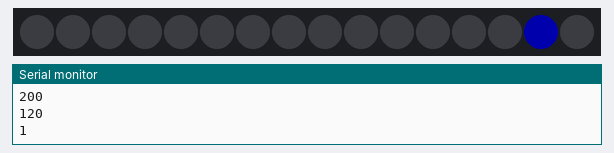
Simulated run of this sketch. Board: Arduino Uno, built with avr-gcc and run on an emulated ATmega328P. On the bench: 16 RGB LEDs in strip order, left to right, the last lines printed to the serial monitor. Dim RGB values are drawn brighter than linear.

Above: at 0.18 s.
At 3.93 s:
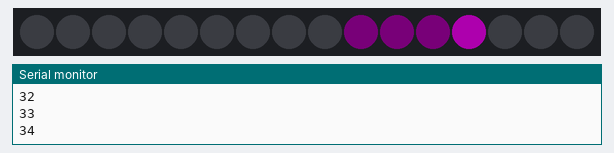
At 7.8 s:
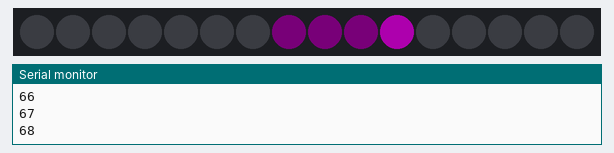
At 15.79 s:
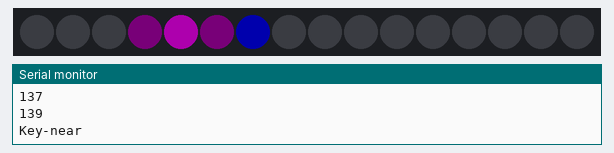
At 22.45 s:
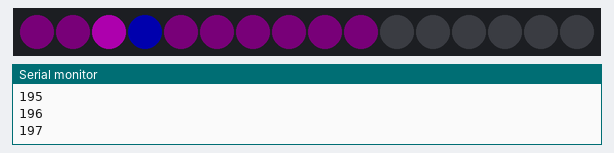
At 29.2 s:
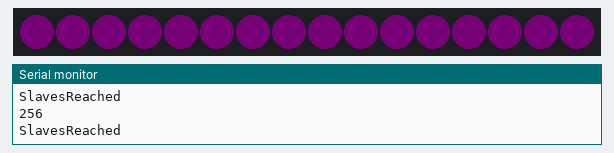

The sketch:

sketch_neopixel_halo.ino
```cpp
#include <Adafruit_NeoPixel.h>


#define PIN 6
#define STRIPSIZE 16
Adafruit_NeoPixel strip = Adafruit_NeoPixel(STRIPSIZE, PIN, NEO_GRB + NEO_KHZ800);

void setup() {
  strip.begin();
  strip.setBrightness(64);  // Lower brightness and save eyeballs!
  strip.show(); // Initialize all pixels to 'off'
  //just debug only
  Serial.begin(9600);
  setMode("cyclic_overlap");
}

String mode = "none";
void loop(){
  //Start Triggers
  main_start_if();

  //End Triggers
  main_end_if();
}
void setMode(String i_mode ){
  mode = i_mode;
  main_init();
}


/********************************************************************
* Main Controlled For Timesliced Processing
*/
long main_set_switch_delay  = 1000; //Speed For Animation Change Check
long main_last_switch_mills  = 0;

void main_init(){
  main_last_switch_mills = millis();

  cyco_setSpeed(1);
  if(mode=="processing"){ proc_init(); proc_setSpeed(5); }
  if(mode=="cyclic_overlap"){ cyco_init(); cyco_setSpeed(5); }
}
void main_start_if(){
  if(mode=="processing"){ proc_start_if(); }
  if(mode=="cyclic_overlap"){ cyco_start_if(); }


  if(main_isTimeUp(main_set_switch_delay)){
    //proc_ctlSpeed(1); // Any Special Processing done
  }
}
void main_end_if(){
  if(mode=="processing"){ proc_end_if(); }
  if(mode=="cyclic_overlap"){ cyco_end_if(); }
}

boolean main_isTimeUp(long interval){
  if((millis() - main_last_switch_mills ) > interval){
    //times up reset
    main_last_switch_mills = millis();
    return true;
  }
  return false;
}


/**************************************************************************************
* Feature Virtual LED , Reverse Flow and displacement adjust
*/
boolean vled_go_backwards = true;
int vled_displacement = 0; // Displacement can be 0-15 , use to adjust starting point
int vled(int vled_pos){    //Accepted values 0-15 Just as supported by neopixel
  int pled_pos = vled_pos%STRIPSIZE; //
  if(vled_go_backwards){
    pled_pos = STRIPSIZE - pled_pos -1;
  }

  pled_pos = (pled_pos+vled_displacement) % STRIPSIZE;
  return pled_pos;
}


/**************************************************************************************
* Feature 'cyclic overlap' circle round with on and off , n overlap
* Usage :  cyco_init()
*          cyco_setColor()
*          cyco_setOverlayColor()
*          cyco_setSpeed()  value 1-10 ,
*          cyco_ctlSpeed() Control speed increase (+ve) or decrease (-ve)
*
*/
long cyco_set_switch_delay_MIN = 2;   // The Minimum Delay , So Max Speed
long cyco_set_switch_delay_MAX = 200; // The Maximum Delay , So Minimum Speed
long cyco_set_switch_delay  = (cyco_set_switch_delay_MIN + cyco_set_switch_delay_MAX)/2;
      // Speed of Animation , Default is mid way
long cyco_last_switch_mills  = 0;
uint32_t cyco_black = strip.Color(0,0,0);
uint32_t cyco_color = strip.Color(10,0,10);
uint32_t cyco_overlay_color = strip.Color(200,0,200);
uint32_t cyco_keypoint_color = strip.Color(0,0,200);

void cyco_init(){
  cyco_last_switch_mills = millis();
}

void cyco_setColor(int r, int g, int b){
  cyco_color = strip.Color(r,g,b);
}

void cyco_setOverlayColor(int r, int g, int b){
  cyco_overlay_color = strip.Color(r,g,b);
}

int cyco_currentSpeed =-1;  //Speed is 1-10 , Default value no relevence, have to setSpeed()
void cyco_setSpeed(int pSpeed){
  if(pSpeed>10) {cyco_currentSpeed=10;} //max val
  else if(pSpeed<1) { cyco_currentSpeed=1; }   //min val
  else {cyco_currentSpeed = pSpeed;}

  //  Find the delay to set, also reverse so 10-x
  cyco_set_switch_delay = cyco_set_switch_delay_MIN +
   (  (cyco_set_switch_delay_MAX - cyco_set_switch_delay_MIN) *  (11-cyco_currentSpeed) * 0.1);

  Serial.println(cyco_set_switch_delay);
  Serial.println();
}

void cyco_ctlSpeed(int adjustSpeed){
  Serial.println(cyco_currentSpeed);
  Serial.println(adjustSpeed);
  proc_setSpeed(cyco_currentSpeed+adjustSpeed);
}


void cyco_end_if() {
  //none here
}
int cyco_index=1;
int cyco_key_point=1;
boolean toggle_ONOFF = false;
void cyco_start_if() {


  if(cyco_isTimeUp(cyco_set_switch_delay)){

    int cyco_index_mod = cyco_index%STRIPSIZE;
    Serial.println(cyco_index);
    if(cyco_index_mod==cyco_key_point){
      //Starting Point
      if(toggle_ONOFF){
        Serial.println("KeyReached");
        strip.setPixelColor(vled(cyco_index_mod), cyco_keypoint_color);
      }else{
        strip.setPixelColor(vled(cyco_index_mod), cyco_keypoint_color);
      }
      toggle_ONOFF = !toggle_ONOFF;
      cyco_key_point++;
      cyco_index++;
    }else if((cyco_index_mod-cyco_key_point)>0 && (cyco_index_mod-cyco_key_point)<4){
     if(toggle_ONOFF){
       Serial.println("Key-near");
       strip.setPixelColor(vled(cyco_index_mod), cyco_overlay_color);
      }else{
        strip.setPixelColor(vled(cyco_index_mod), cyco_color);
      }
    }else{
      //Other Leds
      if(toggle_ONOFF){
        Serial.println("SlavesReached");
        strip.setPixelColor(vled(cyco_index_mod), cyco_color);
      }else{
        strip.setPixelColor(vled(cyco_index_mod), cyco_black);
      }
    }
    strip.show();
    cyco_index++;

    //cyco_index=cyco_index%16;
  }


  //cyco_index=(cyco_index%STRIPSIZE); //Minus one since we are doing ++
  /*
  if(cyco_isTimeUp(cyco_set_switch_delay)){
     strip.setPixelColor(vled(cyco_index+0), cyco_color); //lead
  }*/
}

boolean cyco_isTimeUp(long interval){
  if((millis() - cyco_last_switch_mills ) > interval){
    //times up reset
    cyco_last_switch_mills = millis();
    return true;
  }
  return false;
}


/**************************************************************************************
* Feature 'processing/ refreshing' circle round with 3 trails leds
* Usage :  proc_init()
*          proc_setColor()
*          proc_setSpeed()  value 1-10 ,
*          proc_ctlSpeed() Control speed increase (+ve) or decrease (-ve)
*
*/
int proc_index=1;
long proc_set_switch_delay_MIN = 2;   // The Minimum Delay , So Max Speed
long proc_set_switch_delay_MAX = 200; // The Maximum Delay , So Minimum Speed
long proc_set_switch_delay  = (proc_set_switch_delay_MIN + proc_set_switch_delay_MAX)/2;
      // Speed of Animation , Default is mid way

long proc_last_switch_mills  = 0;
uint32_t proc_black = strip.Color(0,0,0);
uint32_t proc_lead = strip.Color(200,0,200);        //Default Colors
uint32_t proc_trail_low1 = strip.Color(100,0,100);  //Default Colors
uint32_t proc_trail_low2 = strip.Color(10,0,10);    //Default Colors
uint32_t proc_trail_low3 = strip.Color(5,0,5);      //Default Colors

void proc_init(){
  proc_last_switch_mills = millis();
  proc_setColor(76,186,54); //Green
  proc_setColor(222,122,9); //Orange
  //proc_setColor(9,176,222); //Blue
}

void proc_setColor(int r, int g, int b){
  proc_lead = strip.Color(r,g,b);
  proc_trail_low1 = strip.Color(r*0.5,g*0.5,b*0.5);
  proc_trail_low2 = strip.Color(r*0.05,g*0.05,b*0.05);
  proc_trail_low3 = strip.Color(r*0.03,g*0.03,b*0.03);
}

int proc_currentSpeed =-1;  //Speed is 1-10 , Default value no relevence, have to setSpeed()
void proc_setSpeed(int pSpeed){

  if(pSpeed>10) {proc_currentSpeed=10;} //max val
  else if(pSpeed<1) { proc_currentSpeed=1; }   //min val
  else {proc_currentSpeed = pSpeed;}

  //  Find the delay to set, also reverse so 10-x
  proc_set_switch_delay = proc_set_switch_delay_MIN +
   (  (proc_set_switch_delay_MAX - proc_set_switch_delay_MIN) *  (11-proc_currentSpeed) * 0.1);

  Serial.println(proc_set_switch_delay);
  Serial.println();
}

void proc_ctlSpeed(int adjustSpeed){
  Serial.println(proc_currentSpeed);
  Serial.println(adjustSpeed);
  proc_setSpeed(proc_currentSpeed+adjustSpeed);
}


void proc_end_if() {
  //none here
}
void proc_start_if() {

  if(proc_isTimeUp(proc_set_switch_delay)){

    //Reset old counters
    strip.setPixelColor(vled(proc_index+0), proc_black); //lead
    strip.setPixelColor(vled(proc_index+1), proc_black);  //trail 1
    strip.setPixelColor(vled(proc_index+2), proc_black);  //Trail 2
    strip.setPixelColor(vled(proc_index+3), proc_black);  //Trail 2

    proc_index++;

    //Setup Leds and show
    strip.setPixelColor(vled(proc_index+0), proc_trail_low3); //lead
    strip.setPixelColor(vled(proc_index+1), proc_trail_low2); //lead
    strip.setPixelColor(vled(proc_index+2), proc_trail_low1);  //trail 1
    strip.setPixelColor(vled(proc_index+3), proc_lead);  //Trail 2
    strip.show();
  }
}

boolean proc_isTimeUp(long interval){
  if((millis() - proc_last_switch_mills ) > interval){
    //times up reset
    proc_last_switch_mills = millis();
    return true;
  }
  return false;
}
```
